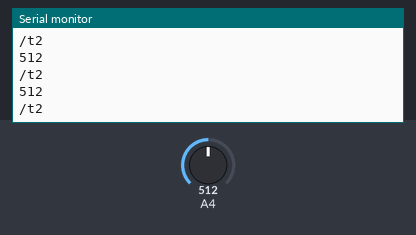
Bench run of a sketch on a simulated Arduino Mega 2560, built with avr-gcc and run on an emulated ATmega2560. Parts: the last lines printed to the serial monitor. The inputs (shaded band) are chosen by the test bench; at power-on: A4 = 512.

Above: at 1.3 s.
1.4 s: A4 set to 716
At 1.81 s:
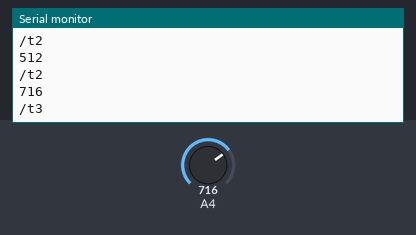
2.9 s: A4 set to 900
At 3.31 s:
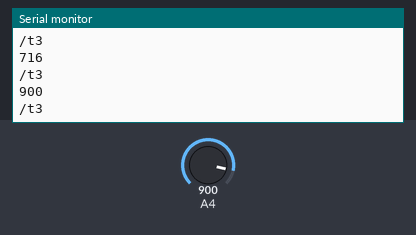
Timing chart, 0 to 5.9 s (numbered marks = the images above; inputs shaded):
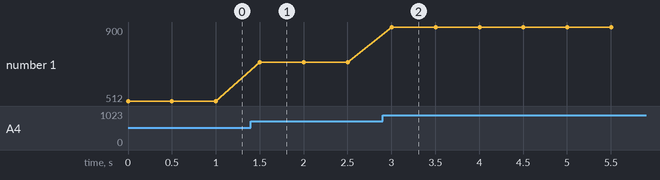

Measured:
- after the input at 1.4 s, the serial monitor: prints a new line after 0.10 s (image 1)
- after the input at 2.9 s, the serial monitor: prints a new line after 0.10 s (image 2)
- plotted number 1: 512 → 716 after the input at 1.4 s, 716 → 900 after the input at 2.9 s

The sketch:

ESP_32_lab5.ino
```cpp
int ldr = 36;

void setup()  {
 Serial.begin(74880);


}

void loop() {
  int x = analogRead(ldr);
  Serial.println(x);
  Serial.print("/t");
  int y =map(x,0,947,0,4);
  Serial.println(y);
  delay(500);
}
```
